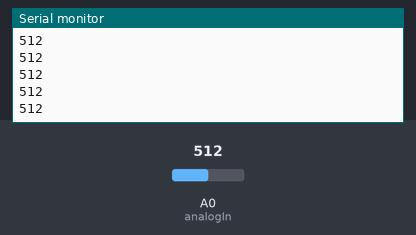
The sketch below on a simulated Arduino Uno, built with avr-gcc and run on an emulated ATmega328P. Parts: the last lines printed to the serial monitor. Inputs (shaded band) come from the test bench; at power-on: A0 (analogIn) = 512.

Above: at 1.2 s.
1.3 s: A0 (analogIn) set to 716
At 1.32 s:
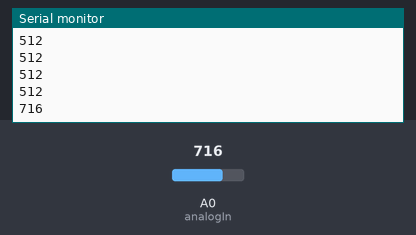
2.8 s: A0 (analogIn) set to 900
At 2.83 s:
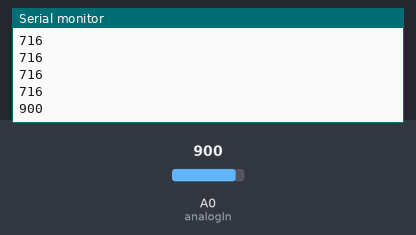
Timing chart, 0 to 5.8 s (numbered marks = the images above; inputs shaded):
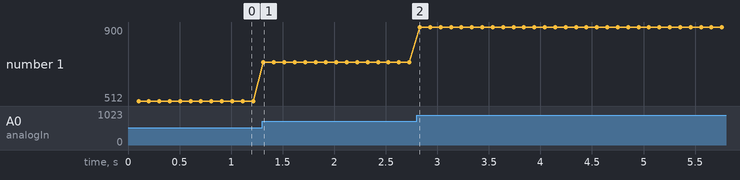

Measured:
- after the input at 1.3 s, the serial monitor: prints a new line at once (image 1)
- after the input at 2.8 s, the serial monitor: prints a new line at once (image 2)
- plotted number 1: 512 → 716 after the input at 1.3 s, 716 → 900 after the input at 2.8 s

The sketch:

phototransistorbasic.ino
```cpp
const int analogIn = A0;
int z = 0;
unsigned long t = 0;

void setup() {

  Serial.begin(9600);
}

void loop() {
  // put your main code here, to run repeatedly:
  if(millis()-t > 100){
    z = analogRead(analogIn);
    Serial.println(z);
    t = millis();
  }
}
```
